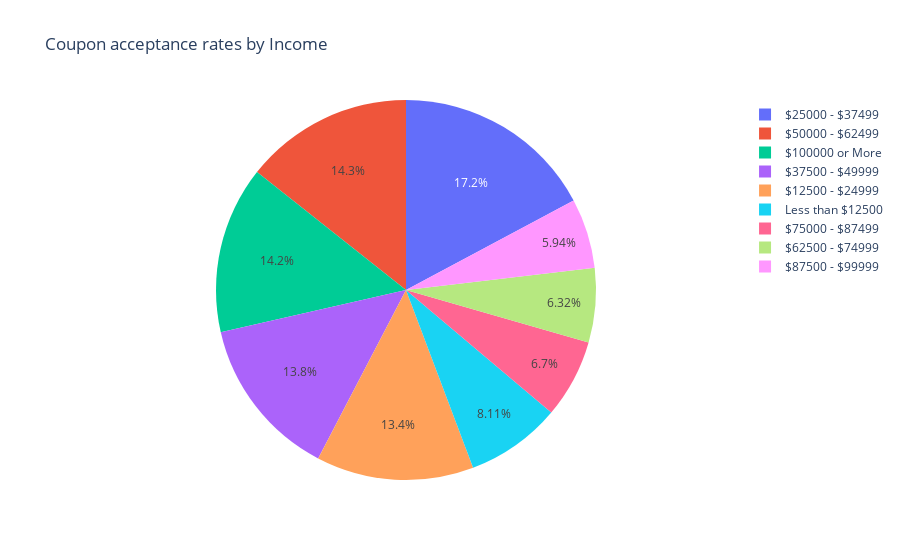

Notebook code cell kept with this figure:
### Code cell
# Pie chart to see the acceptance rate by income for Restaurant coupons
fig_pie_res_income = px.pie(restaurant_coupons, values="Y", names="income",title="Coupon acceptance rates by Income")
fig_pie_res_income.show()
fig_pie_res_income.write_image('./images/fig_pie_restaurant_income.png')

### Figure 1 — Plotly figure (JSON) as saved in the notebook; plotly's stock layout.template omitted (floating-point values rounded to 4 significant figures; data arrays with more than 128 entries replaced by an {"elided": "..."} marker saying what was removed)
{"data": [{"domain": {"x": [0, 1], "y": [0, 1]}, "hovertemplate": "income=%{label}<br>Y=%{value}<extra></extra>", "labels": {"elided": "4278 str values"}, "legendgroup": "", "name": "", "showlegend": true, "type": "pie", "values": {"elided": "4278 int values"}}], "layout": {"autosize": true, "hiddenlabels": [], "legend": {"tracegroupgap": 0}, "title": {"text": "Coupon acceptance rates by Income"}}}
